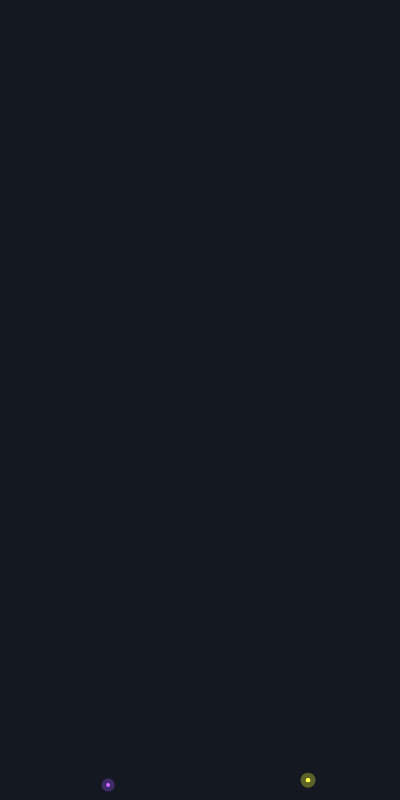
Frame 1 (no input)
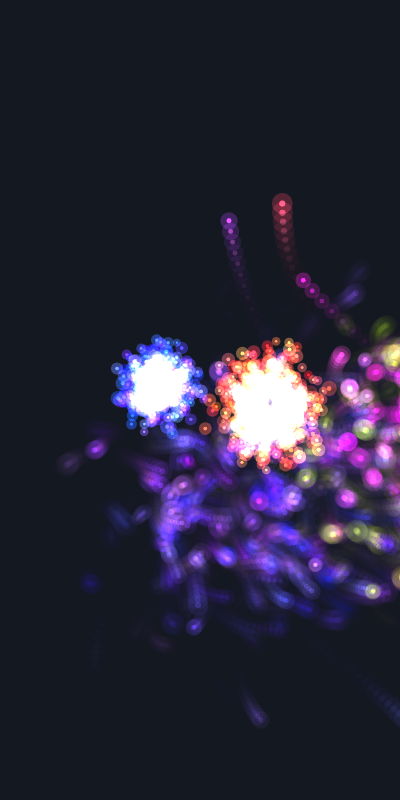
Frame 60 (no input)
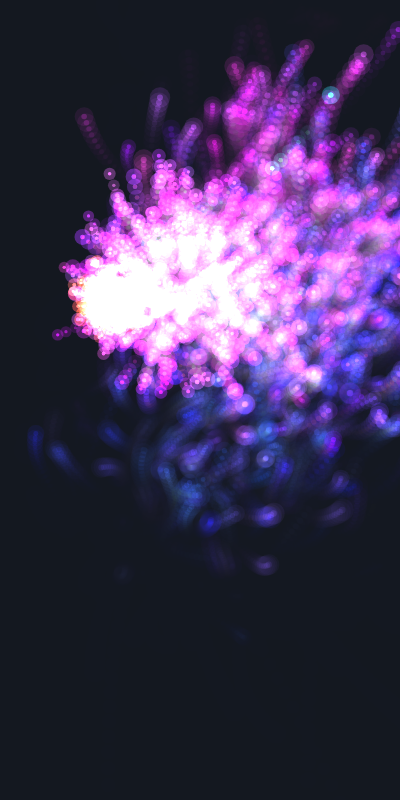
Frame 120 (the mouse pressed at the canvas centre since frame 60)

The p5.js sketch that drew these frames (run headless with seeded random() and noise() and a simulated clock; from frame 60 on, the mouse is pressed at the canvas centre):

// p5.js sketch
// ── sketch.js
// ============================================================
const TITLE = "AntiGravity Fireworks";
const AUTHOR = "TSMEN";
// ============================================================

let fireworks = [];
let gravity;

function setup() {
  // 大会規定のサイズとフレームレート
  createCanvas(400, 800);
  frameRate(30);
  background(20, 24, 32); 
}

function draw() {
  // --- 背景の描画（残像効果） ---
  blendMode(BLEND);
  colorMode(RGB, 255, 255, 255, 255);
  noStroke();
  fill(20, 24, 32, 80); 
  rect(0, 0, width, height);

    // 「下」の概念を回転させる (300フレームで反時計回りに1回転)
    let rotateSpeed = TWO_PI / 300; 
  // 初期値 HALF_PI(真下) から角度を引いて反時計回りに回す
  let currentDownAngle = HALF_PI - frameCount * rotateSpeed;
  
  // 回転する重力の更新（スピードアップのため強め）
  let gravityMag = 0.5;
  gravity = p5.Vector.fromAngle(currentDownAngle).mult(gravityMag);

  // --- 花火の描画 ---
  blendMode(ADD); 
  colorMode(HSB, 360, 100, 100, 1);

    // 10秒間(300フレーム)の演出タイムライン（テンポアップ）
    if (frameCount === 1) {
    fireworks.push(new Firework(-100, currentDownAngle));
    fireworks.push(new Firework(100, currentDownAngle));
  }
  
  if (frameCount > 10 && frameCount < 220 && random(1) < 0.12) {
    fireworks.push(new Firework(undefined, currentDownAngle));
  }
  
  if (frameCount === 220) {
    fireworks.push(new Firework(-120, currentDownAngle));
    fireworks.push(new Firework(0, currentDownAngle));
    fireworks.push(new Firework(120, currentDownAngle));
  }
    for (let i = fireworks.length - 1; i >= 0; i--) {
    fireworks[i].update();
    fireworks[i].show();
    
    if (fireworks[i].done()) {
      fireworks.splice(i, 1);
    }
  }
}

// 花火全体を管理するクラス
class Firework {
  constructor(startOffset, downAngle) {
    this.baseHue = random(360);
    this.timer = 0; // 保険用のタイマー
    
    // キャンバスの中心から「現在の画面の端（下）」までの距離を計算
    let c = cos(downAngle);
    let s = sin(downAngle);
    // ゼロ除算を防ぎつつ、長方形の枠との交点を求める
    let rX = abs(c) > 0.001 ? abs(200 / c) : 9999;
    let rY = abs(s) > 0.001 ? abs(400 / s) : 9999;
    let r = min(rX, rY);
    
    // 現在の「一番下」の座標
    let baseX = 200 + c * r;
    let baseY = 400 + s * r;
    
    // 左右にずらして打ち上げ位置を散らす
    let offset = startOffset !== undefined ? startOffset : random(-150, 150);
    let startX = baseX + cos(downAngle - HALF_PI) * offset;
    let startY = baseY + sin(downAngle - HALF_PI) * offset;
    
    // 現在の「上（下の反対）」に向かって打ち上げる速度を距離から逆算
    let speed = sqrt(2 * 0.5 * r) * random(0.8, 1.2);
    
    this.firework = new Particle(startX, startY, this.baseHue, true, downAngle + PI, speed);
    
    this.exploded = false;
    this.particles = [];
  }

  done() {
    return this.exploded && this.particles.length === 0;
  }

  update() {
    if (!this.exploded) {
      this.firework.applyForce(gravity);
      this.firework.update();
      this.timer++;
      
      // 速度ベクトルと現在の重力ベクトルの内積が正になったら(落下し始めたら)爆発
      // 重力が回っているので、軌道が曲がりきった絶妙なタイミングで爆発します
      if (p5.Vector.dot(this.firework.vel, gravity) >= 0 || this.timer > 45) {
        this.exploded = true;
        this.explode();
      }
    }
    
    for (let i = this.particles.length - 1; i >= 0; i--) {
      this.particles[i].applyForce(gravity);
      this.particles[i].update();
      if (this.particles[i].done()) {
        this.particles.splice(i, 1);
      }
    }
  }

  explode() {
    let numParticles = floor(random(400, 501));
    for (let i = 0; i < numParticles; i++) {
      // 爆発時はダミーの角度と速度を渡す（Particleクラス内でランダム化）
      let p = new Particle(this.firework.pos.x, this.firework.pos.y, this.baseHue, false, 0, 0);
      this.particles.push(p);
    }
  }

  show() {
    if (!this.exploded) {
      this.firework.show();
    }
    for (let i = 0; i < this.particles.length; i++) {
      this.particles[i].show();
    }
  }
}

// 個々の点（打ち上げ種 ＆ 爆発後の粒）を管理するクラス
class Particle {
  constructor(x, y, baseHue, isSeed, launchAngle, launchSpeed) {
    this.pos = createVector(x, y);
    this.isSeed = isSeed;
    this.lifespan = 1.0; 
    
    this.hue = (baseHue + random(-20, 20) + 360) % 360;
    this.sat = random(60, 100); 
    this.bri = random(80, 100); 

    this.noiseOffset = random(1000);

    if (this.isSeed) {
      this.vel = p5.Vector.fromAngle(launchAngle).mult(launchSpeed);
      this.acc = createVector(0, 0);
      this.size = random(3, 6);
    } else {
      let angle = random(TWO_PI); 
      // 爆発の勢い（スピードアップ）
      let speed = random(5, 25) * random(0.5, 1.2); 
      this.vel = p5.Vector.fromAngle(angle).mult(speed);
      this.acc = createVector(0, 0);
      this.size = random(2, 4);
      // 消える速さ（テンポアップ）
      this.decay = random(0.025, 0.05); 
    }
  }

  applyForce(force) {
    this.acc.add(force);
  }

  update() {
    if (this.isSeed) {
      // 打ち上げ時もノイズで少しブレさせる
      let nx = map(noise(this.pos.x * 0.01, frameCount * 0.05 + this.noiseOffset), 0, 1, -0.5, 0.5);
      let ny = map(noise(this.pos.y * 0.01, frameCount * 0.05 + this.noiseOffset + 100), 0, 1, -0.5, 0.5);
      this.vel.x += nx;
      this.vel.y += ny;
    } else {
      // 強い空気抵抗でシュッと広がる
      this.vel.mult(0.88); 
      this.lifespan -= this.decay;

      // X, Y 両方のノイズでウネウネ散る
      let nx = map(noise(this.pos.x * 0.01, this.pos.y * 0.01, frameCount * 0.05 + this.noiseOffset), 0, 1, -1, 1);
      let ny = map(noise(this.pos.x * 0.01 + 100, this.pos.y * 0.01 + 100, frameCount * 0.05 + this.noiseOffset), 0, 1, -1, 1);
      this.vel.x += nx * 1.5;
      this.vel.y += ny * 1.5;
    }
    
    this.vel.add(this.acc);
    this.pos.add(this.vel);
    this.acc.mult(0); 
  }

  done() {
    return this.lifespan < 0;
  }

  show() {
    if (!this.isSeed && this.lifespan < 0) return;

    let currentCoreSize = this.size;
    let currentGlowSize = this.size * 3.5;
    let alphaNum, coreAlpha;

    if (this.isSeed) {
      alphaNum = 0.3;
      coreAlpha = 1;
    } else {
      alphaNum = this.lifespan * 0.5;
      coreAlpha = this.lifespan;
      let expandRatio = 1.0 - this.lifespan;
      
      currentCoreSize += expandRatio * 3.0; 
      currentGlowSize += expandRatio * 10.0; 
    }

    strokeWeight(currentGlowSize); 
    stroke(this.hue, this.sat, this.bri, alphaNum);
    point(this.pos.x, this.pos.y);
    
    strokeWeight(currentCoreSize);
    stroke(this.hue, this.sat, 100, coreAlpha); 
    point(this.pos.x, this.pos.y);
  }
}
